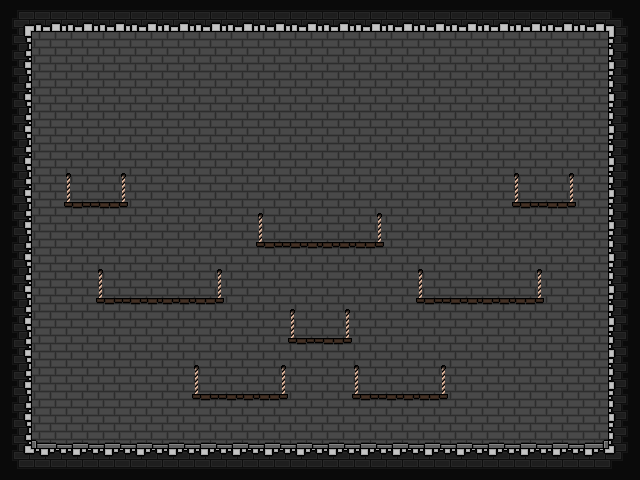

Rendered tile map (Tiled .tmx) drawn with the repository's tilesets; below, a short description and the full map source, tile grids included:
An orthogonal 20x15 tile map with 32x32 px tiles, 4 tile layers (Background, Walls, Platforms, PlatformsPlaceholder), 3 tilesets and 22 objects.

<map version="1.9" tiledversion="1.9.2" orientation="orthogonal" renderorder="left-up" width="20" height="15" tilewidth="32" tileheight="32" infinite="0" nextlayerid="19" nextobjectid="40">
 <editorsettings>
  <export target="../JSON/map_boss.tmj" format="json" />
 </editorsettings>
 <tileset firstgid="1" name="prototype_tileset" tilewidth="32" tileheight="32" tilecount="128" columns="16">
  <image source="../prototype_tileset.png" width="512" height="256" />
 </tileset>
 <tileset firstgid="129" name="playerSketch" tilewidth="32" tileheight="32" tilecount="16" columns="8">
  <image source="../../../Documentation/Recherches/playerSketch.png" width="256" height="64" />
 </tileset>
 <tileset firstgid="145" name="tileset" tilewidth="32" tileheight="32" tilecount="64" columns="8">
  <image source="../tileset.png" width="256" height="256" />
  <tile id="0">
   <properties>
    <property name="collides" type="bool" value="true" />
   </properties>
  </tile>
  <tile id="1">
   <properties>
    <property name="collides" type="bool" value="true" />
   </properties>
  </tile>
  <tile id="2">
   <properties>
    <property name="collides" type="bool" value="true" />
   </properties>
  </tile>
  <tile id="3">
   <properties>
    <property name="collides" type="bool" value="false" />
   </properties>
  </tile>
  <tile id="4">
   <properties>
    <property name="collides" type="bool" value="false" />
   </properties>
  </tile>
  <tile id="5">
   <properties>
    <property name="collides" type="bool" value="false" />
   </properties>
  </tile>
  <tile id="6">
   <properties>
    <property name="collides" type="bool" value="false" />
   </properties>
  </tile>
  <tile id="7">
   <properties>
    <property name="collides" type="bool" value="false" />
   </properties>
  </tile>
  <tile id="8">
   <properties>
    <property name="collides" type="bool" value="true" />
   </properties>
  </tile>
  <tile id="9">
   <properties>
    <property name="collides" type="bool" value="false" />
   </properties>
  </tile>
  <tile id="10">
   <properties>
    <property name="collides" type="bool" value="true" />
   </properties>
  </tile>
  <tile id="11">
   <properties>
    <property name="collides" type="bool" value="false" />
   </properties>
  </tile>
  <tile id="12">
   <properties>
    <property name="collides" type="bool" value="false" />
   </properties>
  </tile>
  <tile id="13">
   <properties>
    <property name="collides" type="bool" value="false" />
   </properties>
  </tile>
  <tile id="14">
   <properties>
    <property name="collides" type="bool" value="false" />
   </properties>
  </tile>
  <tile id="15">
   <properties>
    <property name="collides" type="bool" value="false" />
   </properties>
  </tile>
  <tile id="16">
   <properties>
    <property name="collides" type="bool" value="true" />
   </properties>
  </tile>
  <tile id="17">
   <properties>
    <property name="collides" type="bool" value="true" />
   </properties>
  </tile>
  <tile id="18">
   <properties>
    <property name="collides" type="bool" value="true" />
   </properties>
  </tile>
  <tile id="19">
   <properties>
    <property name="collides" type="bool" value="false" />
   </properties>
  </tile>
  <tile id="20">
   <properties>
    <property name="collides" type="bool" value="false" />
   </properties>
  </tile>
  <tile id="21">
   <properties>
    <property name="collides" type="bool" value="false" />
   </properties>
  </tile>
  <tile id="22">
   <properties>
    <property name="collides" type="bool" value="false" />
   </properties>
  </tile>
  <tile id="23">
   <properties>
    <property name="collides" type="bool" value="false" />
   </properties>
  </tile>
  <tile id="24">
   <properties>
    <property name="collides" type="bool" value="false" />
   </properties>
  </tile>
  <tile id="25">
   <properties>
    <property name="collides" type="bool" value="false" />
   </properties>
  </tile>
  <tile id="26">
   <properties>
    <property name="collides" type="bool" value="false" />
   </properties>
  </tile>
  <tile id="27">
   <properties>
    <property name="collides" type="bool" value="false" />
   </properties>
  </tile>
  <tile id="28">
   <properties>
    <property name="collides" type="bool" value="false" />
   </properties>
  </tile>
  <tile id="29">
   <properties>
    <property name="collides" type="bool" value="false" />
   </properties>
  </tile>
  <tile id="30">
   <properties>
    <property name="collides" type="bool" value="false" />
   </properties>
  </tile>
  <tile id="31">
   <properties>
    <property name="collides" type="bool" value="false" />
   </properties>
  </tile>
  <tile id="32">
   <properties>
    <property name="collides" type="bool" value="false" />
   </properties>
  </tile>
  <tile id="33">
   <properties>
    <property name="collides" type="bool" value="false" />
   </properties>
  </tile>
  <tile id="34">
   <properties>
    <property name="collides" type="bool" value="false" />
   </properties>
  </tile>
  <tile id="35">
   <properties>
    <property name="collides" type="bool" value="false" />
   </properties>
  </tile>
  <tile id="36">
   <properties>
    <property name="collides" type="bool" value="false" />
   </properties>
  </tile>
  <tile id="37">
   <properties>
    <property name="collides" type="bool" value="false" />
   </properties>
  </tile>
  <tile id="38">
   <properties>
    <property name="collides" type="bool" value="false" />
   </properties>
  </tile>
  <tile id="39">
   <properties>
    <property name="collides" type="bool" value="false" />
   </properties>
  </tile>
  <tile id="40">
   <properties>
    <property name="collides" type="bool" value="false" />
   </properties>
  </tile>
  <tile id="41">
   <properties>
    <property name="collides" type="bool" value="false" />
   </properties>
  </tile>
  <tile id="42">
   <properties>
    <property name="collides" type="bool" value="false" />
   </properties>
  </tile>
  <tile id="43">
   <properties>
    <property name="collides" type="bool" value="false" />
   </properties>
  </tile>
  <tile id="44">
   <properties>
    <property name="collides" type="bool" value="false" />
   </properties>
  </tile>
  <tile id="45">
   <properties>
    <property name="collides" type="bool" value="false" />
   </properties>
  </tile>
  <tile id="46">
   <properties>
    <property name="collides" type="bool" value="false" />
   </properties>
  </tile>
  <tile id="47">
   <properties>
    <property name="collides" type="bool" value="false" />
   </properties>
  </tile>
  <tile id="48">
   <properties>
    <property name="collides" type="bool" value="false" />
   </properties>
  </tile>
  <tile id="49">
   <properties>
    <property name="collides" type="bool" value="false" />
   </properties>
  </tile>
  <tile id="50">
   <properties>
    <property name="collides" type="bool" value="false" />
   </properties>
  </tile>
  <tile id="51">
   <properties>
    <property name="collides" type="bool" value="false" />
   </properties>
  </tile>
  <tile id="52">
   <properties>
    <property name="collides" type="bool" value="false" />
   </properties>
  </tile>
  <tile id="53">
   <properties>
    <property name="collides" type="bool" value="false" />
   </properties>
  </tile>
  <tile id="54">
   <properties>
    <property name="collides" type="bool" value="false" />
   </properties>
  </tile>
  <tile id="55">
   <properties>
    <property name="collides" type="bool" value="false" />
   </properties>
  </tile>
  <tile id="56">
   <properties>
    <property name="collides" type="bool" value="false" />
   </properties>
  </tile>
  <tile id="57">
   <properties>
    <property name="collides" type="bool" value="false" />
   </properties>
  </tile>
  <tile id="58">
   <properties>
    <property name="collides" type="bool" value="false" />
   </properties>
  </tile>
  <tile id="59">
   <properties>
    <property name="collides" type="bool" value="false" />
   </properties>
  </tile>
  <tile id="60">
   <properties>
    <property name="collides" type="bool" value="false" />
   </properties>
  </tile>
  <tile id="61">
   <properties>
    <property name="collides" type="bool" value="false" />
   </properties>
  </tile>
  <tile id="62">
   <properties>
    <property name="collides" type="bool" value="false" />
   </properties>
  </tile>
  <tile id="63">
   <properties>
    <property name="collides" type="bool" value="false" />
   </properties>
  </tile>
 </tileset>
 <layer id="14" name="Background" width="20" height="15">
  <data encoding="csv">
154,154,154,154,154,154,154,154,154,154,154,154,154,154,154,154,154,154,154,154,
154,154,154,154,154,154,154,154,154,154,154,154,154,154,154,154,154,154,154,154,
154,154,154,154,154,154,154,154,154,154,154,154,154,154,154,154,154,154,154,154,
154,154,154,154,154,154,154,154,154,154,154,154,154,154,154,154,154,154,154,154,
154,154,154,154,154,154,154,154,154,154,154,154,154,154,154,154,154,154,154,154,
154,154,154,154,154,154,154,154,154,154,154,154,154,154,154,154,154,154,154,154,
154,154,154,154,154,154,154,154,154,154,154,154,154,154,154,154,154,154,154,154,
154,154,154,154,154,154,154,154,154,154,154,154,154,154,154,154,154,154,154,154,
154,154,154,154,154,154,154,154,154,154,154,154,154,154,154,154,154,154,154,154,
154,154,154,154,154,154,154,154,154,154,154,154,154,154,154,154,154,154,154,154,
154,154,154,154,154,154,154,154,154,154,154,154,154,154,154,154,154,154,154,154,
154,154,154,154,154,154,154,154,154,154,154,154,154,154,154,154,154,154,154,154,
154,154,154,154,154,154,154,154,154,154,154,154,154,154,154,154,154,154,154,154,
154,154,154,154,154,154,154,154,154,154,154,154,154,154,154,154,154,154,154,154,
154,154,154,154,154,154,154,154,154,154,154,154,154,154,154,154,154,154,154,154
</data>
 </layer>
 <layer id="3" name="Walls" width="20" height="15">
  <data encoding="csv">
0,0,0,0,0,0,0,0,0,0,0,0,0,0,0,0,0,0,0,0,
0,149,149,149,149,149,149,149,149,149,149,149,149,149,149,149,149,149,149,0,
0,149,149,149,149,149,149,149,149,149,149,149,149,149,149,149,149,149,149,0,
0,149,149,149,149,149,149,149,149,149,149,149,149,149,149,149,149,149,149,0,
0,149,149,149,149,149,149,149,149,149,149,149,149,149,149,149,149,149,149,0,
0,149,149,149,149,149,149,149,149,149,149,149,149,149,149,149,149,149,149,0,
0,149,149,149,149,149,149,149,149,149,149,149,149,149,149,149,149,149,149,0,
0,149,149,149,149,149,149,149,149,149,149,149,149,149,149,149,149,149,149,0,
0,149,149,149,149,149,149,149,149,149,149,149,149,149,149,149,149,149,149,0,
0,149,149,149,149,149,149,149,149,149,149,149,149,149,149,149,149,149,149,0,
0,149,149,149,149,149,149,149,149,149,149,149,149,149,149,149,149,149,149,0,
0,149,149,149,149,149,149,149,149,149,149,149,149,149,149,149,149,149,149,0,
0,149,149,149,149,149,149,149,149,149,149,149,149,149,149,149,149,149,149,0,
0,156,157,157,157,157,157,157,157,157,157,157,157,157,157,157,157,157,158,0,
0,0,0,0,0,0,0,0,0,0,0,0,0,0,0,0,0,0,0,0
</data>
 </layer>
 <layer id="13" name="Platforms" width="20" height="15">
  <data encoding="csv">
145,146,146,146,146,146,146,146,146,146,146,146,146,146,146,146,146,146,146,147,
153,0,0,0,0,0,0,0,0,0,0,0,0,0,0,0,0,0,0,155,
153,0,0,0,0,0,0,0,0,0,0,0,0,0,0,0,0,0,0,155,
153,0,0,0,0,0,0,0,0,0,0,0,0,0,0,0,0,0,0,155,
153,0,0,0,0,0,0,0,0,0,0,0,0,0,0,0,0,0,0,155,
153,0,0,0,0,0,0,0,0,0,0,0,0,0,0,0,0,0,0,155,
153,0,0,0,0,0,0,0,0,0,0,0,0,0,0,0,0,0,0,155,
153,0,0,0,0,0,0,0,0,0,0,0,0,0,0,0,0,0,0,155,
153,0,0,0,0,0,0,0,0,0,0,0,0,0,0,0,0,0,0,155,
153,0,0,0,0,0,0,0,0,0,0,0,0,0,0,0,0,0,0,155,
153,0,0,0,0,0,0,0,0,0,0,0,0,0,0,0,0,0,0,155,
153,0,0,0,0,0,0,0,0,0,0,0,0,0,0,0,0,0,0,155,
153,0,0,0,0,0,0,0,0,0,0,0,0,0,0,0,0,0,0,155,
153,0,0,0,0,0,0,0,0,0,0,0,0,0,0,0,0,0,0,155,
161,162,162,162,162,162,162,162,162,162,162,162,162,162,162,162,162,162,162,163
</data>
 </layer>
 <layer id="17" name="PlatformsPlaceholder" width="20" height="15">
  <data encoding="csv">
0,0,0,0,0,0,0,0,0,0,0,0,0,0,0,0,0,0,0,0,
0,0,0,0,0,0,0,0,0,0,0,0,0,0,0,0,0,0,0,0,
0,0,0,0,0,0,0,0,0,0,0,0,0,0,0,0,0,0,0,0,
0,0,0,0,0,0,0,0,0,0,0,0,0,0,0,0,0,0,0,0,
0,0,0,0,0,0,0,0,0,0,0,0,0,0,0,0,0,0,0,0,
0,0,60,62,0,0,0,0,0,0,0,0,0,0,0,0,60,62,0,0,
0,0,76,78,0,0,0,0,73,74,74,75,0,0,0,0,76,78,0,0,
0,0,0,0,0,0,0,0,89,90,90,91,0,0,0,0,0,0,0,0,
0,0,0,60,0,0,62,0,0,0,0,0,0,60,0,0,62,0,0,0,
0,0,0,76,77,77,78,0,0,73,75,0,0,76,77,77,78,0,0,0,
0,0,0,0,0,0,0,0,0,89,91,0,0,0,0,0,0,0,0,0,
0,0,0,0,0,0,60,0,62,0,0,60,61,62,0,0,0,0,0,0,
0,0,0,0,0,0,76,77,78,0,0,76,77,78,0,0,0,0,0,0,
0,0,0,0,0,0,0,0,0,0,0,0,0,0,0,0,0,0,0,0,
0,0,0,0,0,0,0,0,0,0,0,0,0,0,0,0,0,0,0,0
</data>
 </layer>
 <objectgroup id="16" name="Platforms">
  <object id="11" x="256" y="242" width="128" height="6" />
  <object id="25" x="64" y="202" width="64" height="6" />
  <object id="26" x="512" y="202" width="64" height="6" />
  <object id="27" x="288" y="338" width="64" height="6" />
  <object id="28" x="96" y="298" width="128" height="6" />
  <object id="29" x="416" y="298" width="128" height="6" />
  <object id="30" x="192" y="394" width="96" height="6" />
  <object id="31" x="352" y="394" width="96" height="6" />
 </objectgroup>
 <objectgroup id="11" name="Interact">
  <object id="3" x="512" y="384" width="64" height="64">
   <properties>
    <property name="opened" type="bool" value="false" />
    <property name="type" value="door" />
   </properties>
  </object>
  <object id="6" x="144" y="416">
   <properties>
    <property name="intensity" type="int" value="1" />
    <property name="type" value="torch" />
   </properties>
   <point />
  </object>
  <object id="7" x="496" y="416">
   <properties>
    <property name="intensity" type="int" value="1" />
    <property name="type" value="torch" />
   </properties>
   <point />
  </object>
  <object id="9" x="48" y="416">
   <properties>
    <property name="intensity" type="int" value="1" />
    <property name="type" value="torch" />
   </properties>
   <point />
  </object>
  <object id="10" x="592" y="416">
   <properties>
    <property name="intensity" type="int" value="1" />
    <property name="type" value="torch" />
   </properties>
   <point />
  </object>
  <object id="19" x="64" y="384" width="64" height="64">
   <properties>
    <property name="opened" type="bool" value="false" />
    <property name="type" value="decorativeDoor" />
   </properties>
  </object>
  <object id="32" x="320" y="312">
   <properties>
    <property name="intensity" type="int" value="1" />
    <property name="type" value="torch" />
   </properties>
   <point />
  </object>
  <object id="33" x="96" y="176">
   <properties>
    <property name="intensity" type="int" value="1" />
    <property name="type" value="torch" />
   </properties>
   <point />
  </object>
  <object id="34" x="544" y="176">
   <properties>
    <property name="intensity" type="int" value="1" />
    <property name="type" value="torch" />
   </properties>
   <point />
  </object>
  <object id="35" x="272" y="216">
   <properties>
    <property name="intensity" type="int" value="1" />
    <property name="type" value="torch" />
   </properties>
   <point />
  </object>
  <object id="36" x="368" y="216">
   <properties>
    <property name="intensity" type="int" value="1" />
    <property name="type" value="torch" />
   </properties>
   <point />
  </object>
 </objectgroup>
 <objectgroup id="12" name="Spawns">
  <object id="5" x="96" y="448">
   <properties>
    <property name="type" value="player" />
   </properties>
   <point />
  </object>
  <object id="38" x="32" y="32" width="576" height="416">
   <properties>
    <property name="type" value="enemies" />
   </properties>
  </object>
 </objectgroup>
 <objectgroup id="18" name="UI">
  <object id="39" x="320" y="32">
   <properties>
    <property name="type" value="uiOrigin" />
   </properties>
   <point />
  </object>
 </objectgroup>
</map>
